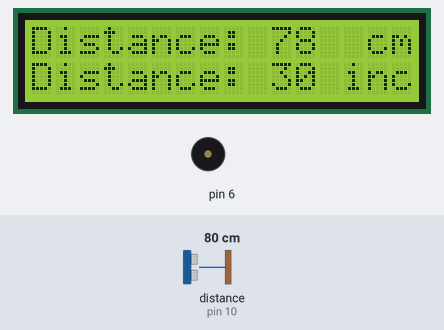
Bench run of a sketch on a simulated Arduino Uno, built with avr-gcc and run on an emulated ATmega328P. Shown: 16×2 character LCD, buzzer (waves = sounding). Wiring (inferred from the names in the program): ultrasonic range finder: trigger pin 9; echo pin 10. Inputs (shaded band) come from the test bench; at power-on: distance to the obstacle (sensor on pin 10) 80 cm. The echo pulse lasts 58.3 µs per cm.

Above: at 1.2 s.
1.3 s: distance to the obstacle (sensor on pin 10) set to 25 cm
At 1.8 s:
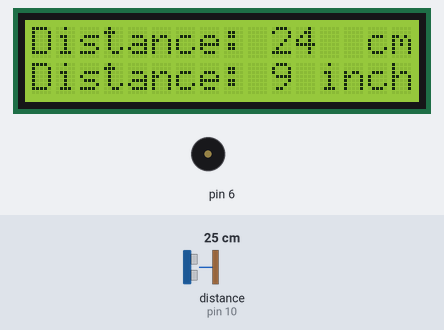
2.8 s: distance to the obstacle (sensor on pin 10) set to 19 cm
At 3.9 s:
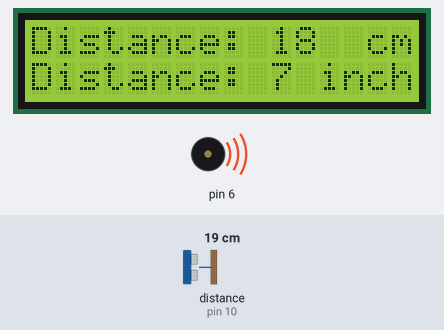
4.4 s: distance to the obstacle (sensor on pin 10) set to 2 cm
At 5.7 s:
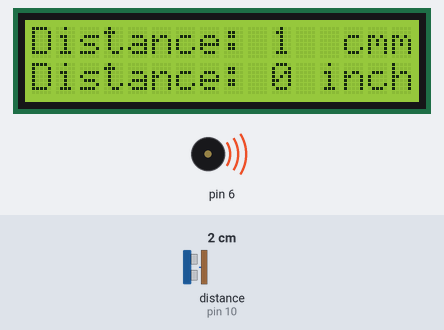
6.0 s: distance to the obstacle (sensor on pin 10) set to 35 cm
At 7.4 s:
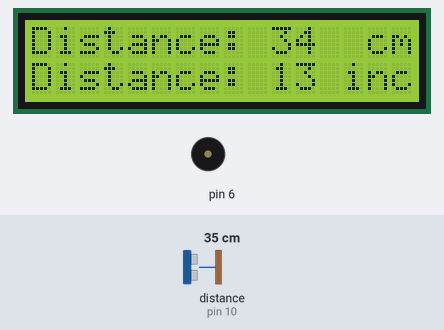
7.7 s: distance to the obstacle (sensor on pin 10) set to 4 cm
At 8.9 s:
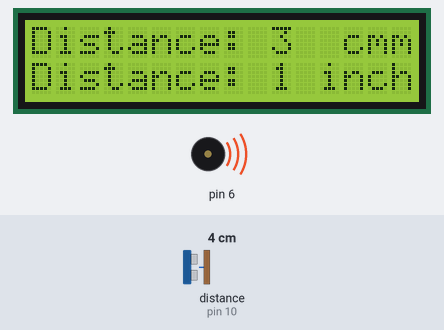
Timing chart, 0 to 10.3 s (numbered marks = the images above; inputs shaded):
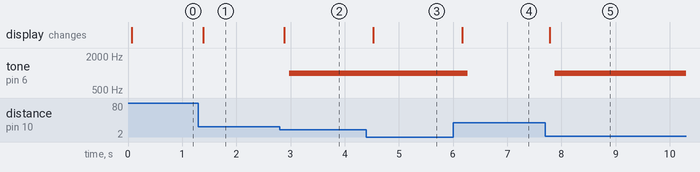

Measured:
- the behaviour switches between 22 and 21 cm on distance to the obstacle (sensor on pin 10) (found by bisection; images 1 and 2)
- after the input at 1.3 s, the display: changes after 0.09 s (image 1)
- after the input at 2.8 s, tone on pin 6: silent → 1000 Hz after 0.18 s; the display: changes after 0.08 s (image 2)
- after the input at 4.4 s, the display: changes after 0.13 s (image 3)
- after the input at 6.0 s, tone on pin 6: 1000 Hz → silent after 0.27 s; the display: changes after 0.17 s (image 4)
- after the input at 7.7 s, tone on pin 6: silent → 1000 Hz after 0.18 s; the display: changes after 0.08 s (image 5)

The sketch:

LCDPrototype2.ino
```cpp
#include <LiquidCrystal.h>
LiquidCrystal lcd(12, 11, 5, 4, 3, 2); // Creates an LCD object. Parameters: (rs, enable, d4, d5, d6, d7)
// Connect K = -ve/gnd ; A = +ve ; Potentiometer(10K) middle lane = Vo ; Vss = -ve ; RW = gnd ; Vdd = +veconst
int trigPin = 9;
const int echoPin = 10;
long duration;
int distanceCm, distanceInch;
void setup() {
lcd.begin(16,2); // Initializes the interface to the LCD screen, and specifies the dimensions (width and height) of the display
pinMode(trigPin, OUTPUT);
pinMode(echoPin, INPUT);
}
void loop() {

digitalWrite(trigPin, LOW);
delayMicroseconds(2);
digitalWrite(trigPin, HIGH);
delayMicroseconds(10);
digitalWrite(trigPin, LOW);
duration = pulseIn(echoPin, HIGH);
distanceCm= duration*0.034/2;
distanceInch = duration*0.0133/2;
lcd.setCursor(0,0); // Sets the location at which subsequent text written to the LCD will be displayed
lcd.print("Distance: "); // Prints string "Distance" on the LCD
lcd.print(distanceCm); // Prints the distance value from the sensor
lcd.print("  cm");

lcd.setCursor(0,1);
lcd.print("Distance: ");
lcd.print(distanceInch);
lcd.print(" inch");
delay(100);
if(distanceCm<=20){
  tone(6,1000);       // This will feed buzzer the information on when to beep.
  delay(100);
}
else
noTone(6);
}

/* Modified by-
  Dilpreet Singh on 11/08/2019
  Feature added:- Buzzer makes noise of 1000Hz frequency ,if distance in centemeters is lesser than the safe distance.(for vehical's bumper)
*/
```
